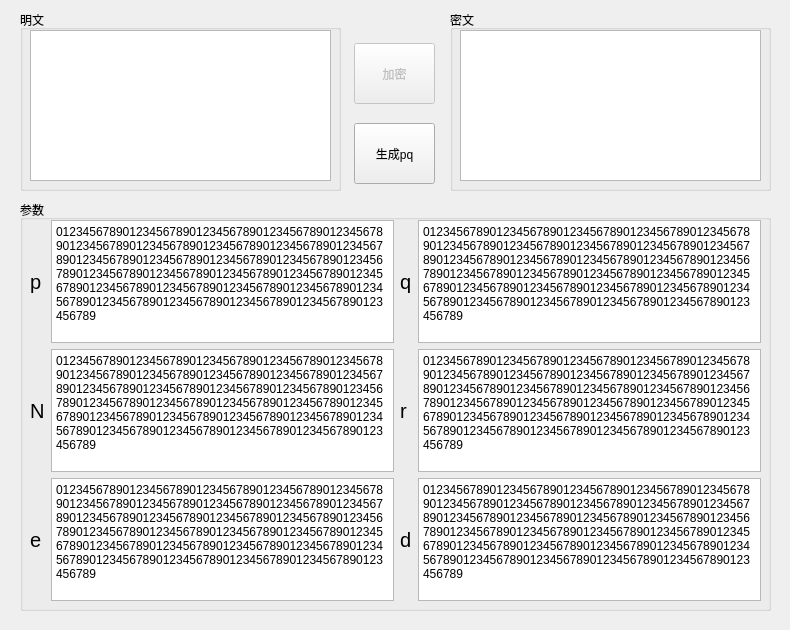
<?xml version="1.0" encoding="UTF-8"?>
<ui version="4.0">
 <class>encode</class>
 <widget class="QWidget" name="encode">
  <property name="geometry">
   <rect>
    <x>0</x>
    <y>0</y>
    <width>790</width>
    <height>630</height>
   </rect>
  </property>
  <property name="windowTitle">
   <string>Form</string>
  </property>
  <widget class="QGroupBox" name="groupBox_msg">
   <property name="geometry">
    <rect>
     <x>20</x>
     <y>10</y>
     <width>321</width>
     <height>181</height>
    </rect>
   </property>
   <property name="title">
    <string>明文</string>
   </property>
   <widget class="QPlainTextEdit" name="messageText">
    <property name="geometry">
     <rect>
      <x>10</x>
      <y>20</y>
      <width>301</width>
      <height>151</height>
     </rect>
    </property>
   </widget>
  </widget>
  <widget class="QGroupBox" name="groupBox_cip">
   <property name="geometry">
    <rect>
     <x>450</x>
     <y>10</y>
     <width>321</width>
     <height>181</height>
    </rect>
   </property>
   <property name="title">
    <string>密文</string>
   </property>
   <widget class="QPlainTextEdit" name="cipherText">
    <property name="geometry">
     <rect>
      <x>10</x>
      <y>20</y>
      <width>301</width>
      <height>151</height>
     </rect>
    </property>
   </widget>
  </widget>
  <widget class="QGroupBox" name="groupBox_param">
   <property name="geometry">
    <rect>
     <x>20</x>
     <y>200</y>
     <width>751</width>
     <height>411</height>
    </rect>
   </property>
   <property name="title">
    <string>参数</string>
   </property>
   <widget class="QWidget" name="gridLayoutWidget">
    <property name="geometry">
     <rect>
      <x>10</x>
      <y>20</y>
      <width>731</width>
      <height>381</height>
     </rect>
    </property>
    <layout class="QGridLayout" name="gridLayout">
     <item row="2" column="2">
      <widget class="QLabel" name="label_r">
       <property name="font">
        <font>
         <pointsize>15</pointsize>
        </font>
       </property>
       <property name="text">
        <string>r</string>
       </property>
      </widget>
     </item>
     <item row="2" column="1">
      <widget class="QPlainTextEdit" name="text_N">
       <property name="plainText">
        <string>012345678901234567890123456789012345678901234567890123456789012345678901234567890123456789012345678901234567890123456789012345678901234567890123456789012345678901234567890123456789012345678901234567890123456789012345678901234567890123456789012345678901234567890123456789012345678901234567890123456789</string>
       </property>
      </widget>
     </item>
     <item row="0" column="0">
      <widget class="QLabel" name="label_p">
       <property name="font">
        <font>
         <pointsize>15</pointsize>
        </font>
       </property>
       <property name="text">
        <string>p</string>
       </property>
      </widget>
     </item>
     <item row="2" column="0">
      <widget class="QLabel" name="label_N">
       <property name="font">
        <font>
         <pointsize>15</pointsize>
        </font>
       </property>
       <property name="text">
        <string>N</string>
       </property>
      </widget>
     </item>
     <item row="3" column="1">
      <widget class="QPlainTextEdit" name="text_e">
       <property name="plainText">
        <string>012345678901234567890123456789012345678901234567890123456789012345678901234567890123456789012345678901234567890123456789012345678901234567890123456789012345678901234567890123456789012345678901234567890123456789012345678901234567890123456789012345678901234567890123456789012345678901234567890123456789</string>
       </property>
      </widget>
     </item>
     <item row="0" column="3">
      <widget class="QPlainTextEdit" name="text_q">
       <property name="plainText">
        <string>012345678901234567890123456789012345678901234567890123456789012345678901234567890123456789012345678901234567890123456789012345678901234567890123456789012345678901234567890123456789012345678901234567890123456789012345678901234567890123456789012345678901234567890123456789012345678901234567890123456789</string>
       </property>
      </widget>
     </item>
     <item row="0" column="1">
      <widget class="QPlainTextEdit" name="text_p">
       <property name="plainText">
        <string>012345678901234567890123456789012345678901234567890123456789012345678901234567890123456789012345678901234567890123456789012345678901234567890123456789012345678901234567890123456789012345678901234567890123456789012345678901234567890123456789012345678901234567890123456789012345678901234567890123456789</string>
       </property>
      </widget>
     </item>
     <item row="3" column="0">
      <widget class="QLabel" name="label_e">
       <property name="font">
        <font>
         <pointsize>15</pointsize>
        </font>
       </property>
       <property name="text">
        <string>e</string>
       </property>
      </widget>
     </item>
     <item row="2" column="3">
      <widget class="QPlainTextEdit" name="text_r">
       <property name="plainText">
        <string>012345678901234567890123456789012345678901234567890123456789012345678901234567890123456789012345678901234567890123456789012345678901234567890123456789012345678901234567890123456789012345678901234567890123456789012345678901234567890123456789012345678901234567890123456789012345678901234567890123456789</string>
       </property>
      </widget>
     </item>
     <item row="0" column="2">
      <widget class="QLabel" name="label_q">
       <property name="font">
        <font>
         <pointsize>15</pointsize>
        </font>
       </property>
       <property name="text">
        <string>q</string>
       </property>
      </widget>
     </item>
     <item row="3" column="3">
      <widget class="QPlainTextEdit" name="text_d">
       <property name="plainText">
        <string>012345678901234567890123456789012345678901234567890123456789012345678901234567890123456789012345678901234567890123456789012345678901234567890123456789012345678901234567890123456789012345678901234567890123456789012345678901234567890123456789012345678901234567890123456789012345678901234567890123456789</string>
       </property>
      </widget>
     </item>
     <item row="3" column="2">
      <widget class="QLabel" name="label_d">
       <property name="font">
        <font>
         <pointsize>15</pointsize>
        </font>
       </property>
       <property name="text">
        <string>d</string>
       </property>
      </widget>
     </item>
    </layout>
   </widget>
  </widget>
  <widget class="QPushButton" name="btn_encode">
   <property name="enabled">
    <bool>false</bool>
   </property>
   <property name="geometry">
    <rect>
     <x>354</x>
     <y>43</y>
     <width>81</width>
     <height>61</height>
    </rect>
   </property>
   <property name="text">
    <string>加密</string>
   </property>
  </widget>
  <widget class="QPushButton" name="btn_pq_generate">
   <property name="geometry">
    <rect>
     <x>354</x>
     <y>123</y>
     <width>81</width>
     <height>61</height>
    </rect>
   </property>
   <property name="text">
    <string>生成pq</string>
   </property>
  </widget>
 </widget>
 <resources/>
 <connections/>
</ui>
